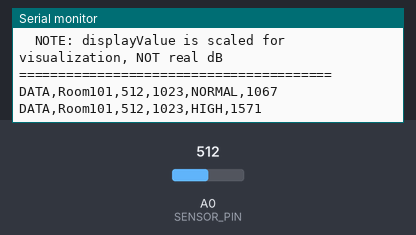
Bench run of a program on a simulated Arduino Uno, built with avr-gcc and run on an emulated ATmega328P. Shown: the last lines printed to the serial monitor. The inputs (shaded band) are chosen by the test bench; at power-on: A0 (SENSOR_PIN) = 512.

Above: at 1.7 s.
1.8 s: A0 (SENSOR_PIN) set to 545
At 2.5 s:
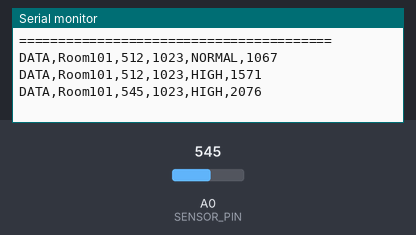
3.3 s: A0 (SENSOR_PIN) set to 570
At 6.0 s:
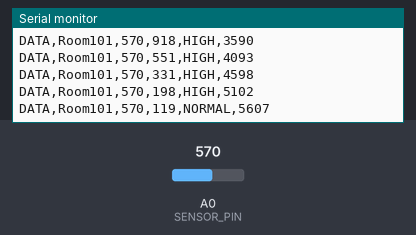
Timing chart, 0 to 7.5 s (numbered marks = the images above; inputs shaded):
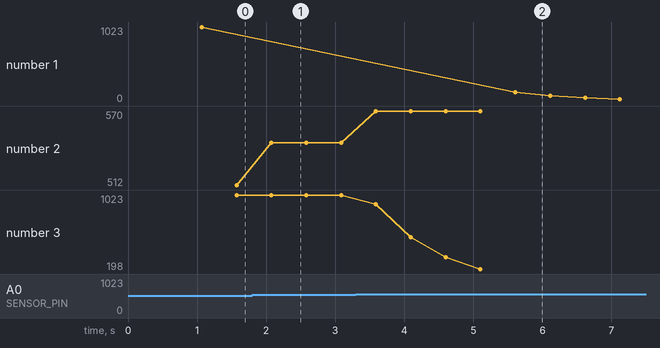

The program:

main.cpp
```cpp
/*
 * ================================================================
 *  Smart Noise Monitoring System  –  Firmware v2.0
 *  Microcontroller : Arduino UNO R3
 *  Sensor          : Grove Loudness Sensor (analog) on pin A0
 *  Room            : Room 101
 *  Serial baud     : 9600
 *
 *  How it works (per UPDATE_INTERVAL window):
 *    1. Take SAMPLE_COUNT readings evenly spread across the window.
 *    2. Compute PEAK-TO-PEAK amplitude (max – min sample).
 *       Peak-to-peak captures transients (claps, speech bursts)
 *       far better than a simple average.
 *    3. Apply EMA smoothing to the peak-to-peak value to reduce
 *       flicker while keeping good transient response.
 *    4. Apply AMPLIFICATION_FACTOR to produce a displayValue that
 *       makes small variations visible on the dashboard.
 *       displayValue is clamped to 0–1023 and is NOT real dB.
 *    5. Thresholds are applied to displayValue so the dashboard
 *       status reacts to amplified changes.
 *
 *  Serial output format (every UPDATE_INTERVAL ms):
 *    DATA,Room101,<rawValue>,<displayValue>,<status>,<millis>
 *
 *    rawValue    : last raw ADC reading (0–1023), untouched
 *    displayValue: amplified peak-to-peak (0–1023), for visualization
 *    status      : NORMAL | WARNING | HIGH
 *
 *  NOTE: displayValue is a scaled visualization aid, not a
 *        calibrated dB(A) measurement.
 * ================================================================
 */

#include <Arduino.h>

// =========================================================
//  CONFIGURATION  –  edit only this block
// =========================================================

// Hardware
static const uint8_t  SENSOR_PIN          = A0;

// Sampling – 32 readings per 500ms window (~15ms apart)
static const uint8_t  SAMPLE_COUNT        = 32;
static const uint32_t UPDATE_INTERVAL_MS  = 500UL;

// Amplification
// Grove Loudness Sensor output is small – typical peak-to-peak in a
// normal room is only 5-30 ADC counts even for speech.
// AMPLIFICATION_FACTOR scales that up so the dashboard shows
// meaningful 0-100 values.
//   25.0 → quiet=3-5,  normal speech=30-45,  loud clap=80-100
// Increase if values still look too low; decrease if always maxed.
static const float    AMPLIFICATION_FACTOR = 25.0f;

// EMA smoothing on the amplified peak-to-peak value
// 0.40 = responsive to transients while suppressing single-sample spikes
static const float    EMA_ALPHA            = 0.40f;

// Status thresholds – applied to displayValue (0–1023)
// With AMPLIFICATION=25: 250 ≈ 24% on dashboard, 550 ≈ 54%
static const int      WARNING_THRESHOLD   = 250;  // displayValue
static const int      HIGH_THRESHOLD      = 550;  // displayValue

// Hysteresis: consecutive windows needed to confirm a status change
static const uint8_t  STABLE_COUNT        = 2;

// =========================================================

// ---- PROGMEM string table (saves SRAM on UNO) ----
const char S_NORMAL[]  PROGMEM = "NORMAL";
const char S_WARNING[] PROGMEM = "WARNING";
const char S_HIGH[]    PROGMEM = "HIGH";

// ---- Module state ----
static float    s_ema           = 0.0f;   // smoothed peak-to-peak
static uint8_t  s_confirmed     = 0;      // 0=NORMAL 1=WARNING 2=HIGH
static uint8_t  s_pending       = 0;
static uint8_t  s_stableCount   = 0;
static uint32_t s_windowStart   = 0;

// ---- Sample buffer (stack-allocated, no malloc) ----
static int s_samples[SAMPLE_COUNT];

// =========================================================
//  Helper: stream a PROGMEM string to Serial (no heap use)
// =========================================================
static void serialPrintP(const char* pmStr) {
    char c;
    while ((c = (char)pgm_read_byte(pmStr++)) != '\0') {
        Serial.write(c);
    }
}

// =========================================================
//  Classify a displayValue into a status index
// =========================================================
static uint8_t classify(int displayVal) {
    if (displayVal >= HIGH_THRESHOLD)    return 2;
    if (displayVal >= WARNING_THRESHOLD) return 1;
    return 0;
}

// =========================================================
//  Print the confirmed status label (PROGMEM-safe)
// =========================================================
static void printStatusLabel(uint8_t s) {
    switch (s) {
        case 2:  serialPrintP(S_HIGH);    break;
        case 1:  serialPrintP(S_WARNING); break;
        default: serialPrintP(S_NORMAL);  break;
    }
}

// =========================================================
//  Take SAMPLE_COUNT readings spread evenly across the window
//  Returns the index of the last valid sample stored.
// =========================================================
static void collectSamples() {
    uint32_t delayUs = (UPDATE_INTERVAL_MS * 1000UL) / SAMPLE_COUNT;
    for (uint8_t i = 0; i < SAMPLE_COUNT; i++) {
        s_samples[i] = analogRead(SENSOR_PIN);
        // Brief delay between samples to spread them across the window.
        // Using delayMicroseconds avoids disrupting millis().
        if (delayUs > 16383UL) {
            delay((uint16_t)(delayUs / 1000UL));
        } else {
            delayMicroseconds((uint16_t)delayUs);
        }
    }
}

// =========================================================
//  Compute peak-to-peak amplitude from the sample buffer
// =========================================================
static int peakToPeak() {
    int mn = s_samples[0];
    int mx = s_samples[0];
    for (uint8_t i = 1; i < SAMPLE_COUNT; i++) {
        if (s_samples[i] < mn) mn = s_samples[i];
        if (s_samples[i] > mx) mx = s_samples[i];
    }
    return mx - mn;
}

// =========================================================
//  setup()
// =========================================================
void setup() {
    Serial.begin(9600);
    // On UNO, !Serial is always false — line kept for portability
    while (!Serial) { ; }

    // Startup banner (human-readable, ignored by bridge)
    Serial.println(F("========================================"));
    Serial.println(F("  Smart Noise Monitoring System  v2.0"));
    Serial.println(F("  Room    : Room 101"));
    Serial.println(F("  Sensor  : Grove Loudness Sensor @ A0"));
    Serial.println(F("  Baud    : 9600"));
    Serial.println(F("----------------------------------------"));
    Serial.print  (F("  SAMPLE_COUNT       : ")); Serial.println(SAMPLE_COUNT);
    Serial.print  (F("  UPDATE_INTERVAL_MS : ")); Serial.println(UPDATE_INTERVAL_MS);
    Serial.print  (F("  AMPLIFICATION_FACTOR: ")); Serial.println(AMPLIFICATION_FACTOR);
    Serial.print  (F("  EMA_ALPHA          : ")); Serial.println(EMA_ALPHA);
    Serial.println(F("  Thresholds apply to displayValue (0-1023):"));
    Serial.print  (F("    WARNING >= ")); Serial.println(WARNING_THRESHOLD);
    Serial.print  (F("    HIGH    >= ")); Serial.println(HIGH_THRESHOLD);
    Serial.println(F("----------------------------------------"));
    Serial.println(F("  Format: DATA,Room101,rawValue,displayValue,status,ms"));
    Serial.println(F("  NOTE: displayValue is scaled for visualization, NOT real dB"));
    Serial.println(F("========================================"));

    // Seed EMA with one real reading to avoid startup ramp
    s_ema = (float)analogRead(SENSOR_PIN);
    s_windowStart = millis();
}

// =========================================================
//  loop()  –  collect samples, compute, emit
// =========================================================
void loop() {
    // 1. Collect SAMPLE_COUNT samples spread over UPDATE_INTERVAL_MS
    collectSamples();

    uint32_t now = millis();

    // 2. Last raw reading (unchanged, genuine ADC value)
    int rawValue = s_samples[SAMPLE_COUNT - 1];
    rawValue = constrain(rawValue, 0, 1023);

    // 3. Peak-to-peak amplitude from sample burst
    int p2p = peakToPeak();

    // 4. EMA smoothing on p2p to reduce flicker
    s_ema = EMA_ALPHA * (float)p2p + (1.0f - EMA_ALPHA) * s_ema;

    // 5. Apply amplification and clamp to 0–1023
    int displayValue = (int)(s_ema * AMPLIFICATION_FACTOR + 0.5f);
    displayValue = constrain(displayValue, 0, 1023);

    // 6. Hysteresis state machine on displayValue
    uint8_t candidate = classify(displayValue);
    if (candidate == s_pending) {
        if (s_stableCount < STABLE_COUNT) {
            s_stableCount++;
        }
    } else {
        s_pending     = candidate;
        s_stableCount = 1;
    }
    if (s_stableCount >= STABLE_COUNT) {
        s_confirmed = s_pending;
    }

    // 7. Machine-readable output
    // DATA,Room101,<rawValue>,<displayValue>,<status>,<millis>
    Serial.print(F("DATA,Room101,"));
    Serial.print(rawValue);
    Serial.print(',');
    Serial.print(displayValue);
    Serial.print(',');
    printStatusLabel(s_confirmed);
    Serial.print(',');
    Serial.println(now);
}
```

Measured:
- the behaviour switches between 556 and 557 on A0 (SENSOR_PIN) (found by bisection; images 1 and 2)
- after the input at 1.8 s, the serial monitor: prints a new line after 0.28 s (image 1)
- after the input at 3.3 s, the serial monitor: prints a new line after 0.29 s (image 2)
- plotted number 2: 512 → 545 after the input at 1.8 s, 545 → 570 after the input at 3.3 s
- plotted number 3: 1023 → 198 after the input at 3.3 s
